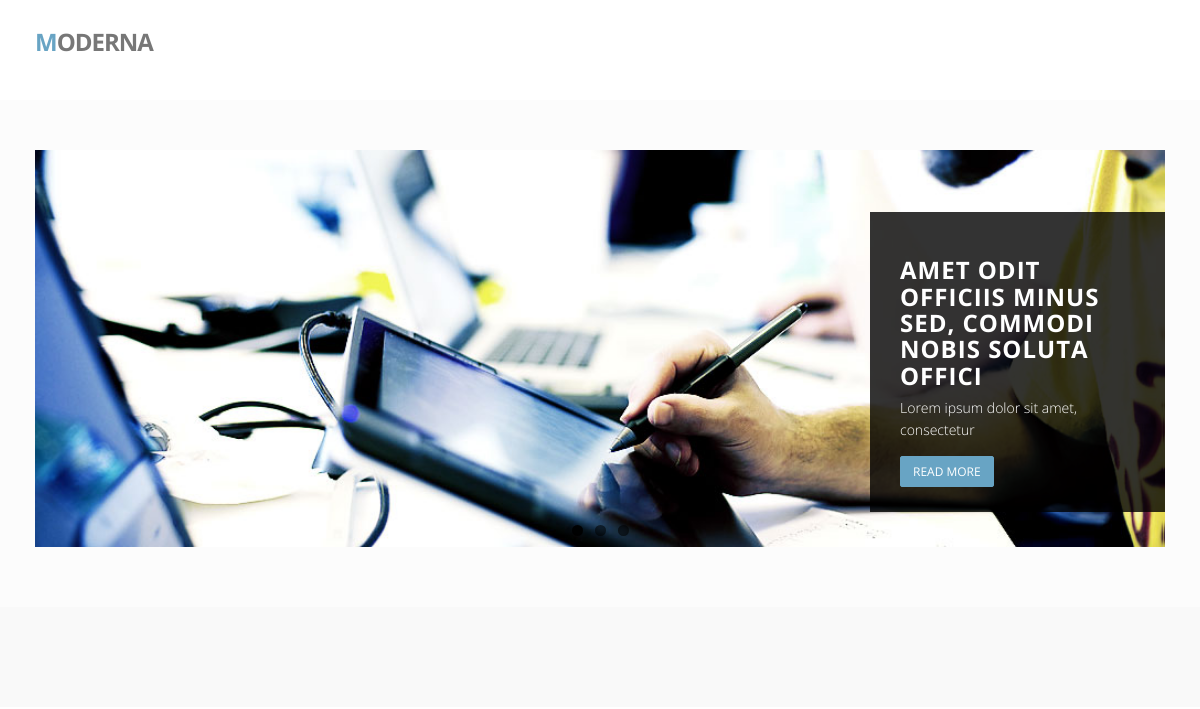
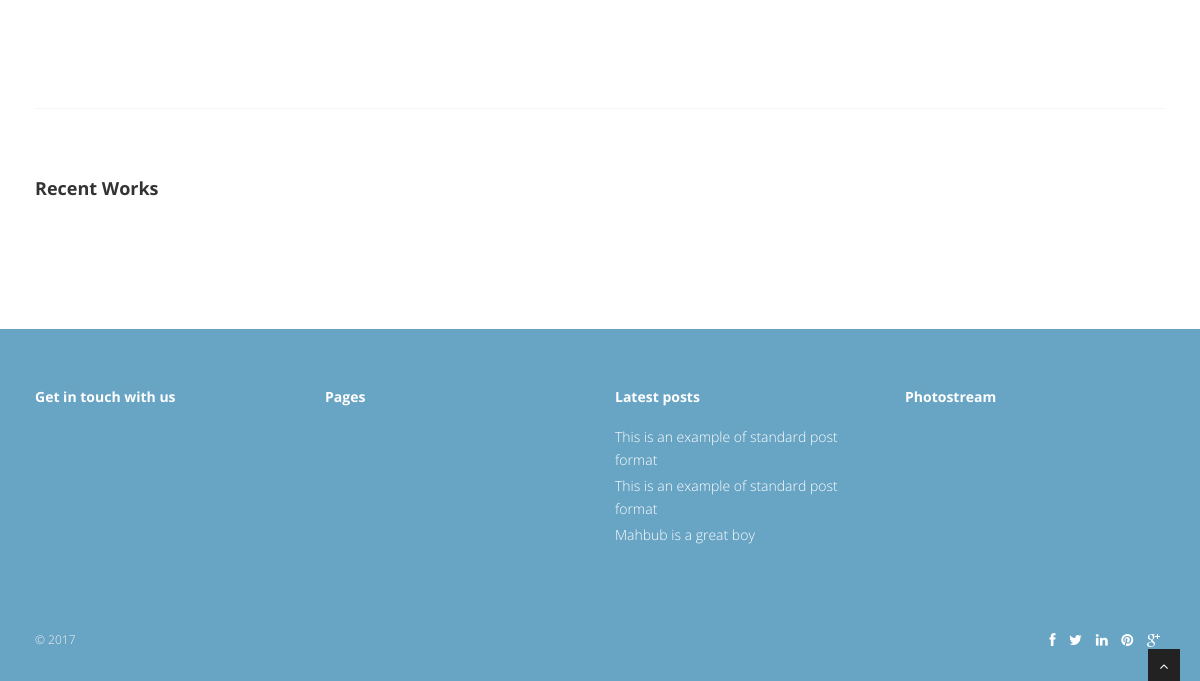
Before: / with the older database file (2 pictures, top to bottom).
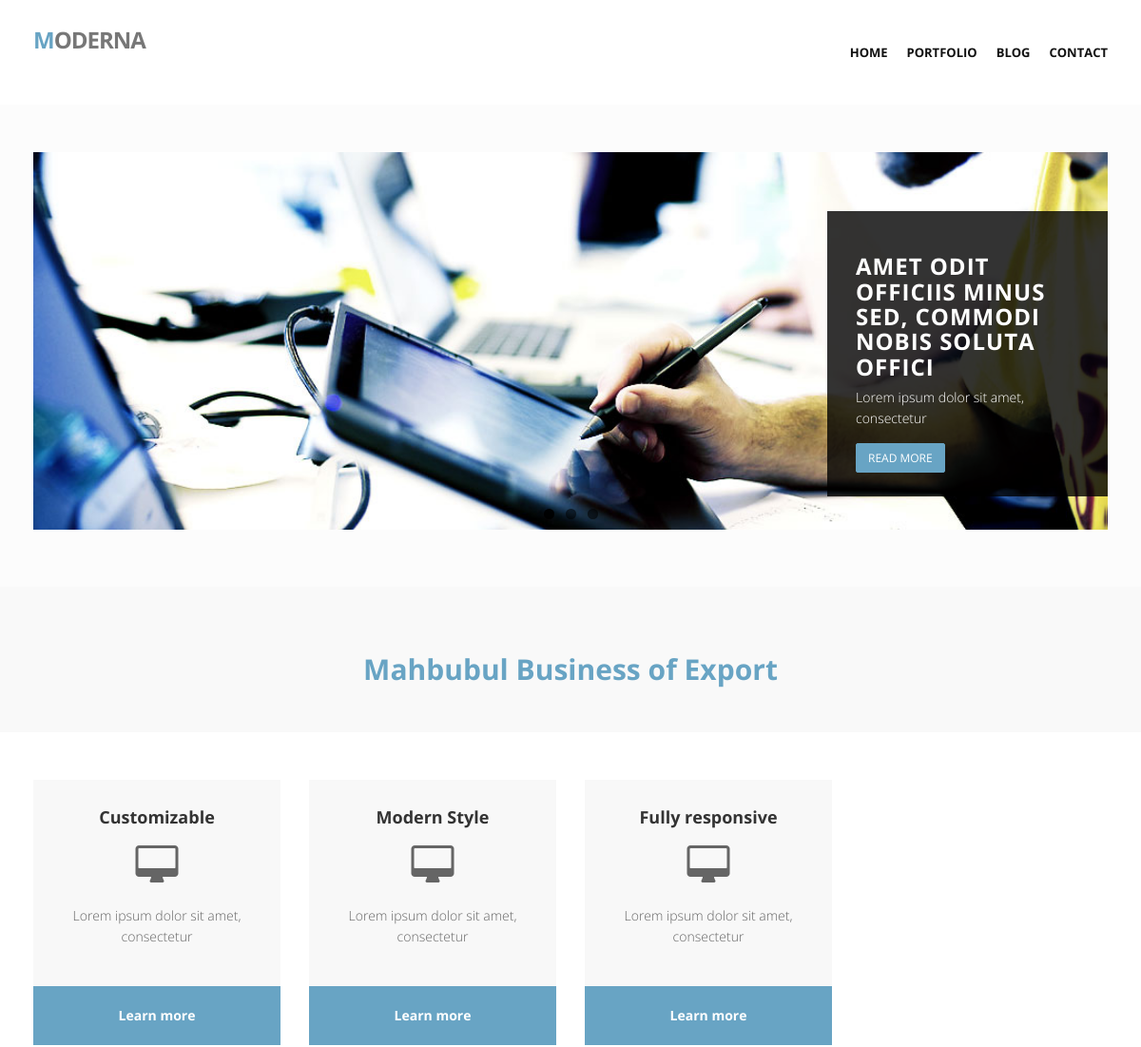
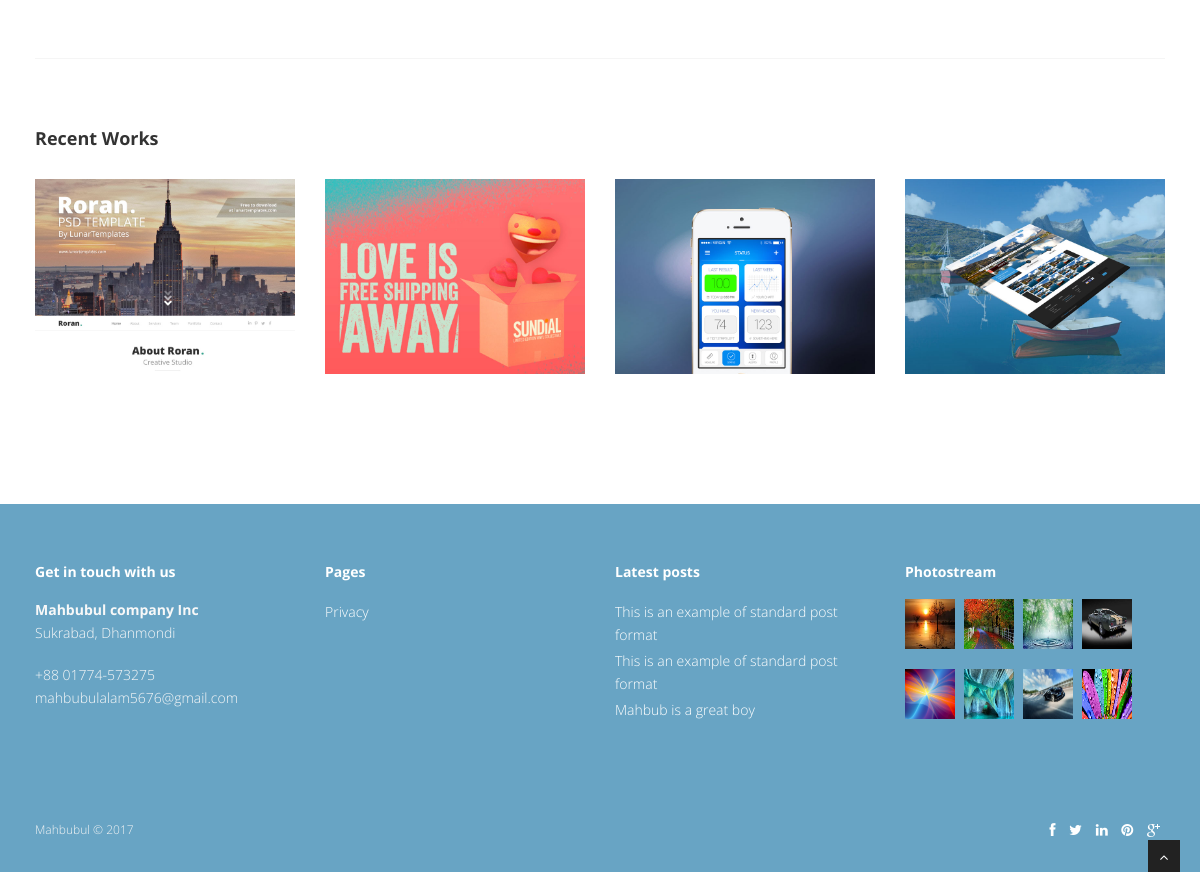
After: the same page with the newer database file (2 pictures, top to bottom).
### tables this page shows
CREATE TABLE `tbl_banner` (
  `bannerId` int(11) NOT NULL,
  `bannerTitle` varchar(150) NOT NULL,
  `bannerDetails` text NOT NULL,
  `bannerImage` varchar(150) NOT NULL,
  `bannerCategory` int(5) NOT NULL,
  `bannerButton` varchar(50) NOT NULL,
  `bannerUploaderId` int(11) NOT NULL,
  `bannerUploaderName` varchar(50) NOT NULL,
  `bannerButtonUrl` varchar(120) NOT NULL,
  `bannerType` int(4) NOT NULL,
  `bannerUplodeDate` timestamp NOT NULL DEFAULT CURRENT_TIMESTAMP
);

CREATE TABLE `tbl_post` (
  `post_postId` int(11) NOT NULL,
  `post_postTitle` varchar(150) NOT NULL,
  `post_postDetails` text NOT NULL,
  `post_categoryId` int(11) NOT NULL,
  `post_postButtonText` varchar(40) NOT NULL,
  `post_postUploader` varchar(50) NOT NULL,
  `post_postUploaderId` int(5) NOT NULL,
  `post_postImage` varchar(255) NOT NULL,
  `post_postUploadeDate` timestamp NOT NULL DEFAULT CURRENT_TIMESTAMP,
  `post_postComment` int(5) NOT NULL,
  `post_postStatus` tinyint(2) NOT NULL
);

CREATE TABLE `tbl_menu` (
  `menuId` int(11) NOT NULL,
  `menuName` varchar(50) NOT NULL,
  `menuUrl` varchar(60) NOT NULL,
  `menuUploaderId` int(3) NOT NULL,
  `menuStatus` int(2) NOT NULL,
  `menuUploadeDate` timestamp NOT NULL DEFAULT CURRENT_TIMESTAMP,
  `menuPosition` int(3) DEFAULT NULL
);

CREATE TABLE `tbl_description` (
  `value` varchar(20) NOT NULL,
  `website_heading` varchar(100) NOT NULL,
  `companyName` varchar(40) NOT NULL,
  `companyAddress` varchar(70) NOT NULL,
  `companyPhone` varchar(35) NOT NULL,
  `companyEmail` varchar(35) NOT NULL,
  `copyright` varchar(30) NOT NULL,
  `facebookUrl` varchar(50) NOT NULL,
  `twitterUrl` varchar(50) NOT NULL,
  `linkedinUrl` varchar(50) NOT NULL,
  `pinterestUrl` varchar(50) NOT NULL,
  `googleplusUrl` varchar(50) NOT NULL,
  `companyLogo` varchar(100) NOT NULL,
  `companyOwner` varchar(50) NOT NULL
);

CREATE TABLE `tbl_pageandfeature` (
  `pId` int(11) NOT NULL,
  `pTitle` varchar(110) NOT NULL,
  `pDetails` text NOT NULL,
  `pCategory` int(11) NOT NULL,
  `pStatus` int(11) NOT NULL,
  `pUploaderId` int(11) NOT NULL
);

CREATE TABLE `tbl_gallery` (
  `galleryId` int(11) NOT NULL,
  `galleryImage` varchar(255) NOT NULL,
  `galleryURL` varchar(120) NOT NULL,
  `galleryImageUploadeTime` timestamp NOT NULL DEFAULT CURRENT_TIMESTAMP,
  `galleryUploaderId` int(3) NOT NULL,
  `galleryUploaderName` varchar(30) NOT NULL
);

### functions/function.php (called while the page is built, shortened)
<?php
    function getHeader(){
        require_once "inc/header.php";
    }
    function getBanner(){
            require_once "inc/banner.php";
        }
    function getHeadBread(){
            require_once "inc/headBread.php";
        }
    function getContent(){
            require_once "inc/content.php";
        }
    function getFooter(){
            require_once "inc/footer.php";
        }
    function textShorten($text,$limit){
        $text = substr($text,0,$limit);
        $text = substr($text,0,strrpos($text,' '));
        return $text;
    }
?>

### index.php (called while the page is built)
<?php require_once "functions/function.php";?>
<?php  getHeader(); ?>
<?php  getBanner(); ?>
<?php  getHeadBread(); ?>
<?php  getContent(); ?>
<?php getFooter(); ?>

### inc/content.php (the view, shortened to what the changed rows need)
<section id="content">
	<div class="container">
		<div class="row">
			<div class="col-lg-12">
				<div class="row">
				    <?php
                        global $con;
                        $query = "SELECT * FROM tbl_pageandfeature WHERE pStatus='2' and pCategory='1' ORDER BY pId DESC LIMIT 4";
                        $result = mysqli_query($con,$query)->fetch_all(MYSQLI_ASSOC);
                        if($result){
                            foreach($result as $feature){
                            extract($feature);
                    ?>
					<div class="col-lg-3">
						<div class="box">
							<div class="box-gray aligncenter">
								<h4><?=$pTitle?></h4>
								<div class="icon">
								<i class="fa fa-desktop fa-3x"></i>
								</div>
								<p>
								 <?=textShorten($pDetails,50);?>
								</p>
							</div>
							<div class="box-bottom">
								<a href="?Id=<?=$pId?>">Learn more</a>
							</div>
						</div>
					</div>
					<?php } } ?>
				</div>
			</div>
		</div>
		<div class="row">
			<div class="col-lg-12">
			</div>
		</div>
		<div class="row">
			<div class="col-lg-12">
			</div>
		</div>
	</div>
	</section>

### inc/header.php (shortened to what the changed rows need)
<!DOCTYPE html>
<html lang="en">
<head>
<link href="css/bootstrap.min.css" rel="stylesheet" />
<link href="css/fancybox/jquery.fancybox.css" rel="stylesheet">
<link href="css/jcarousel.css" rel="stylesheet" />
<link href="css/flexslider.css" rel="stylesheet" />
<link href="css/style.css" rel="stylesheet" />
<link href="skins/default.css" rel="stylesheet" />
</head>
<body>
<div id="wrapper">
	<header>
        <div class="navbar navbar-default navbar-static-top">
            <div class="container">
                <div class="navbar-header">
                    <a class="navbar-brand" href="index.php"><span>M</span>oderna</a>
                </div>
                <div class="navbar-collapse collapse ">
                    <ul class="nav navbar-nav">
                       <?php
                            global $con;
                            $query = "SELECT * FROM tbl_menu where menuStatus='2' ORDER BY menuPosition ASC";
                            $result = mysqli_query($con,$query)->fetch_all(MYSQLI_ASSOC);
                            if($result){
                                foreach($result as $menu){
                         ?>
                        <li><a href="<?=$menu['menuUrl'];?>"><?=$menu['menuName'];?></a></li>
                        <?php } } ?>
                    </ul>
                </div>
            </div>
        </div>
	</header>

### inc/banner.php
<section id="featured">
	<div class="container">
		<div class="row">
			<div class="col-lg-12">
        <div id="main-slider" class="flexslider">
            <ul class="slides">
             <?php
                global $con;
                $postQuery = "SELECT * FROM tbl_banner WHERE bannerType='2' ORDER BY bannerId DESC";
                $result = mysqli_query($con,$postQuery);
                $fetchResult = mysqli_fetch_all($result);
                if($fetchResult){
                foreach($result as $banner){
              ?>
              <li>
                <img src="Admin/uploads/bannerImage/<?=$banner['bannerImage'];?>" alt="" />
                <div class="flex-caption">
                    <h3><?=$banner['bannerTitle'];?></h3>
					<p><?=textShorten($banner['bannerDetails'],50);?></p>
					<a href="#" class="btn btn-theme"><?=$banner['bannerButton'];?></a>
                </div>
              </li>
              <?php } }else{
                  echo "No banner";
              } ?>
            </ul>
        </div>
			</div>
		</div>
	</div>
	</section>

### inc/headBread.php
<section class="callaction">
	<div class="container">
		<div class="row">
			<div class="col-lg-12">
				<div class="big-cta">
					<div class="cta-text">
                        <?php
                            global $con;
                             $query = "SELECT * FROM tbl_description WHERE value='website_heading'";
                             $hResult = mysqli_query($con,$query);
                             if($hResult){
                                 $result = mysqli_fetch_array($hResult);
                                 extract($result);
                        ?>
						<h2><span><?=$website_heading;?></span></h2>
						<?php }?>
					</div>
				</div>
			</div>
		</div>
	</div>
</section>

### inc/footer.php (shortened to what the changed rows need)
	<footer>
	<div class="container">
		<div class="row">
			<div class="col-lg-3">
				<div class="widget">
					<h5 class="widgetheading">Get in touch with us</h5>
					<?php
                         global $con;
                         $query = "SELECT * FROM tbl_description WHERE value='company_details' or value='copyright' or value='social_url'";
                         $adminResult = mysqli_query($con,$query);
                         if($adminResult){
                             $result = mysqli_fetch_array($adminResult);
                             extract($result);
                    ?>
					<address>
					<strong><?=$companyName;?></strong><br>
					 <?=$companyAddress;?> </address>
					<p>
						<i class="icon-phone"></i> <?=$companyPhone;?> <br>
						<i class="icon-envelope-alt"></i> <?=$companyEmail;?>
					</p>
					<?php } ?>
				</div>
			</div>
			<div class="col-lg-3">
				<div class="widget">
					<ul class="link-list">
                        <?php
                            $query = "SELECT * FROM tbl_pageandfeature WHERE pStatus='2' and pCategory='2' ORDER BY pId DESC LIMIT 4";
                            $result = mysqli_query($con,$query)->fetch_all(MYSQLI_ASSOC);
                            if($result){
                                foreach($result as $page){
                                extract($page);
                        ?>
						<li><a href="?id=<?=$pId;?>"><?=$pTitle;?></a></li>
						<?php } } ?>
					</ul>
				</div>
			</div>
			<div class="col-lg-3">
				<div class="widget">
					<ul class="link-list">
					    <?php
                           $postQuery = "SELECT * FROM tbl_post WHERE post_postStatus='2' ORDER BY post_postId DESC LIMIT 3";
                           $postResult = mysqli_query($con,$postQuery);
                           if($postResult){
                              while($post = $postResult->fetch_array()){
                                  extract($post);
                         ?>
						<li><a href="?postId=<?=$post_postId;?>"><?=$post_postTitle;?></a></li>
						<?php } }else{echo "";} ?>
					</ul>
				</div>
			</div>
			<div class="col-lg-3">
				<div class="widget">
					<div class="flickr_badge">
						<ul class="gallery">
                            <?php
                               $galleryQuery = "SELECT * FROM tbl_gallery ORDER BY galleryId DESC LIMIT 8";
                               $galleryResult = mysqli_query($con,$galleryQuery);
                               if($galleryResult){
                                  while($gallery = $galleryResult->fetch_array()){
                                      extract($gallery);
                             ?>
						    <li><a href="<?=$galleryURL;?>" title="Facebook <?=$galleryUploaderName;?>"><img src="Admin/uploads/galleryImage/<?=$galleryImage;?>" alt=""></a></li>
						    <?php } }else{echo "";} ?>
						</ul>
					</div>
				</div>
			</div>
		</div>
	</div>
	<div id="sub-footer">
		<div class="container">
			<div class="row">
				<div class="col-lg-6">
					<div class="copyright">
					    <?php
                         $query = "SELECT * FROM tbl_description WHERE value='copyright'";
                         $cResult = mysqli_query($con,$query);
                         if($cResult){
                             $result = mysqli_fetch_array($cResult);
                             extract($result);
                    ?>
						<p>
                            <span><?=$copyright." ".'&copy;'." ".date("Y");?>
						</p>
						<?php } ?>
					</div>
				</div>
			</div>
		</div>
	</div>
	</footer>
</div>
</body>
</html>

Changed rows visible on the page:
added tbl_menu: menuName "HOME"
added tbl_menu: menuName "PORTFOLIO"
added tbl_menu: menuName "BLOG"
added tbl_menu: menuName "CONTACT"
added tbl_description: website_heading "Mahbubul Business of Export"
added tbl_pageandfeature: pTitle "Customizable", pDetails "Lorem ipsum dolor sit amet, consectetur", shown under "Mahbubul Business of Export"
added tbl_pageandfeature: pTitle "Modern Style", pDetails "Lorem ipsum dolor sit amet, consectetur", shown under "Mahbubul Business of Export"
added tbl_pageandfeature: pTitle "Fully responsive", pDetails "Lorem ipsum dolor sit amet, consectetur", shown under "Mahbubul Business of Export"
added tbl_description: companyName "Mahbubul company Inc", companyAddress "Sukrabad, Dhanmondi", companyPhone "+88 01774-573275", companyEmail "mahbubulalam5676@gmail.com"
added tbl_pageandfeature: pTitle "Privacy", shown under "Pages"
added tbl_gallery: galleryImage (picture)
added tbl_gallery: galleryImage (picture)
added tbl_gallery: galleryImage (picture)
added tbl_gallery: galleryImage (picture)
added tbl_gallery: galleryImage (picture)
added tbl_gallery: galleryImage (picture)
added tbl_gallery: galleryImage (picture)
added tbl_gallery: galleryImage (picture)
added tbl_description: copyright "Mahbubul"
